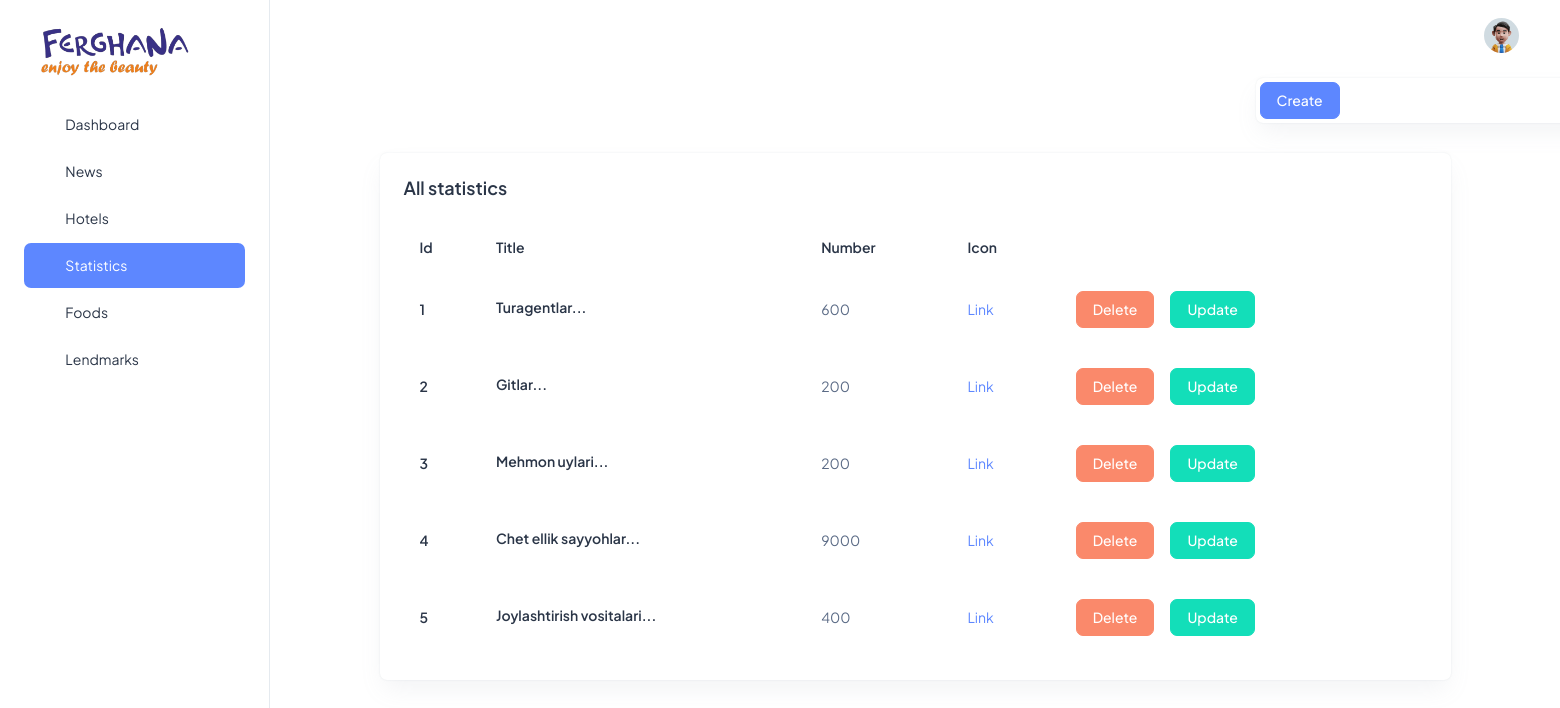
/dash/statistics/ (signed in), run on the app's committed database.
### main/models.py (models this page shows, shortened)
class Statistic(models.Model):
    title = models.CharField(max_length=255)
    icon = models.ImageField(upload_to='statistic_icons/')
    number = models.IntegerField()
    class Meta:
        verbose_name = "Statistika"
        verbose_name_plural = "Statistikalar"

### dashboard/views.py (the view)
# urls.py: path('statistics/', views.statistics, name='statistics'),
@login_required
def statistics(request):
    data = models.Statistic.objects.all()
    return render(request, 'dash/main/statistics/statistics.html', {'data':data})

### templates/dash/main/statistics/statistics.html (shortened to what this page needs)
{% extends 'dash/main/base.html' %}
{% load static %}
{% block content %}
<div class="align-items-end">
    <div class="row">
    </div>
    <div class="row">
        <div class="mt-5 offset-md-9 d-flex align-items-stretch">
          <div class="card w-100">
            <div class="d-flex align-items-center gap-2">
                <form method="get" action="{% url 'dash:create_statistic' %}">
                    <button class="btn btn-primary m-1" type="submit">Create</button>
                </form>
              </div>
          </div>
        </div>
    </div>
    <div class="row">
        <div class="col-lg-10 offset-md-1 d-flex align-items-stretch">
          <div class="card w-100">
            <div class="card-body p-4">
              <h5 class="card-title fw-semibold mb-4">All statistics</h5>
              <div class="table-responsive">
                <table class="table text-nowrap mb-0 align-middle">
                  <thead class="text-dark fs-4">
                    <tr>
                      <th class="border-bottom-0">
                        <h6 class="fw-semibold mb-0">Id</h6>
                      </th>
                      <th class="border-bottom-0">
                        <h6 class="fw-semibold mb-0">Title</h6>
                      </th>
                      <th class="border-bottom-0">
                        <h6 class="fw-semibold mb-0">Number</h6>
                      </th>
                      <th class="border-bottom-0">
                        <h6 class="fw-semibold mb-0">Icon</h6>
                      </th>
                      <th class="border-bottom-0">
                      </th>
                    </tr>
                  </thead>
                  <form method="post">
                      <tbody>
                        {% for statistic in data %}
                        <tr>
                            <td class="border-bottom-0"><h6 class="fw-semibold mb-0">{{ forloop.counter }}</h6></td>
                            <td class="border-bottom-0">
                                <h6 class="fw-semibold mb-1">{{ statistic.title|slice:":30" }}...</h6>
                            </td>
                            <td class="border-bottom-0">
                                <p class="mb-0 fw-normal">{{ statistic.number}}</p>
                            </td>
                            <td class="border-bottom-0">
                                <div class="d-flex align-items-center gap-2">
                                    {% if statistic.icon %}
                                        <a href="{{ statistic.icon.url }}" target="_blank" class="text-bold">Link</a>
                                    {% else %}
                                        <p>No image available</p>
                                    {% endif %}
                                </div>
                            </td>
                            <td class="border-bottom-0">
                                <div class="d-flex align-items-center gap-2">
                                    <a href="{% url 'dash:delete_statistic' pk=statistic.pk %}" class="btn btn-danger m-1">Delete</a>
                                    <a href="{% url 'dash:update_statistic' pk=statistic.pk %}" class="btn btn-success m-1">Update</a>
                                </div>
                            </td>
                        </tr>
                        {% endfor %}
                      </tbody>
                  </form>
                </table>
              </div>
            </div>
          </div>
        </div>
    </div>
</div>
{% endblock %}

### templates/dash/main/base.html (shortened to what this page needs)
{% load static %}
<!doctype html>
<html lang="en">
<head>
  <link rel="stylesheet" href="{% static 'dash/assets/css/styles.min.css' %}" />
</head>
<body>
  <div class="page-wrapper" id="main-wrapper" data-layout="vertical" data-navbarbg="skin6" data-sidebartype="full"
    data-sidebar-position="fixed" data-header-position="fixed">
    <aside class="left-sidebar">
      <div>
        <div class="brand-logo d-flex align-items-center justify-content-between m-3">
          <a href="{% url 'dash:main' %}" class="text-nowrap logo-img">
            <img src="{% static 'dash/assets/images/logos/logo.png' %}" width="150" alt="" />
          </a>
        </div>
        <nav class="sidebar-nav scroll-sidebar" data-simplebar="">
          <ul id="sidebarnav">
            <li class="sidebar-item">
              <a class="sidebar-link" href="{% url 'dash:main' %}" aria-expanded="false">
                <span>
                  <i class="ti ti-layout-dashboard"></i>
                </span>
                <span class="hide-menu">Dashboard</span>
              </a>
            </li>
            <li class="sidebar-item">
              <a class="sidebar-link" href="{% url 'dash:news' %}" aria-expanded="false">
                <span>
                  <i class="ti ti-news"></i>
                </span>
                <span class="hide-menu">News</span>
              </a>
            </li>
            <li class="sidebar-item">
              <a class="sidebar-link" href="{% url 'dash:hotels' %}" aria-expanded="false">
                <span>
                  <i class="ti ti-building"></i>
                </span>
                <span class="hide-menu">Hotels</span>
              </a>
            </li>
            <li class="sidebar-item">
              <a class="sidebar-link" href="{% url 'dash:statistics' %}" aria-expanded="false">
                <span>
                  <i class="ti ti-chart-infographic"></i>
                </span>
                <span class="hide-menu">Statistics</span>
              </a>
            </li>
            <li class="sidebar-item">
              <a class="sidebar-link" href="{% url 'dash:foods' %}" aria-expanded="false">
                <span>
                  <i class="ti ti-chef-hat"></i>
                </span>
                <span class="hide-menu">Foods</span>
              </a>
            </li>
            <li class="sidebar-item">
              <a class="sidebar-link" href="{% url 'dash:lendmarks' %}" aria-expanded="false">
                <span>
                  <i class="ti ti-building-castle"></i>
                </span>
                <span class="hide-menu">Lendmarks</span>
              </a>
            </li>
          </ul>
        </nav>
      </div>
    </aside>
    <div class="body-wrapper">
      <header class="app-header pos">
        <nav class="navbar navbar-expand-lg navbar-light">
          <div class="navbar-collapse justify-content-end px-0" id="navbarNav">
            <ul class="navbar-nav flex-row ms-auto align-items-center justify-content-end">
              <li class="nav-item dropdown">
                <a class="nav-link nav-icon-hover" href="javascript:void(0)" id="drop2" data-bs-toggle="dropdown"
                  aria-expanded="false">
                  <img src="{% static 'dash/assets/images/profile/user-1.jpg' %}" alt="" width="35" height="35" class="rounded-circle">
                </a>
              </li>
            </ul>
          </div>
        </nav>
      </header>
      {% block content %}{% endblock %}
  </div>
</body>
</html>

### data on the page
Statistic: title "Turagentlar", number "600"
Statistic: title "Gitlar", number "200"
Statistic: title "Mehmon uylari", number "200"
Statistic: title "Chet ellik sayyohlar", number "9000"
Statistic: title "Joylashtirish vositalari", number "400"
